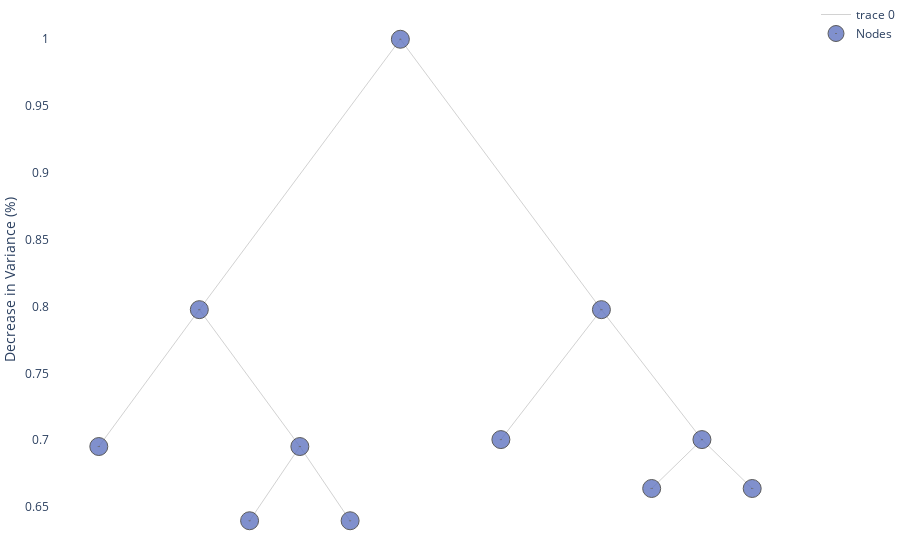

The notebook cell this image was saved under:
### Code cell
alpha, pruned_table = tree.pruning(features_test, n_features_test, y_test, table = True, html = False, graph_results = True, visual_pruning = True)

### Figure 1 — Plotly figure (JSON) as saved in the notebook; plotly's stock layout.template omitted (floating-point values rounded to 4 significant figures)
{"data": [{"hoverinfo": "none", "line": {"color": "rgb(210,210,210)", "width": 1}, "mode": "lines", "type": "scatter", "x": [0, -2, null, 0, 2, null, -2, -3, null, -2, -1, null, 2, 1, null, 2, 3, null, -1, -1.5, null, -1, -0.5, null, 3, 2.5, null, 3, 3.5, null], "y": [1, 0.7977, null, 1, 0.7977, null, 0.7977, 0.6953, null, 0.7977, 0.6953, null, 0.7977, 0.7005, null, 0.7977, 0.7005, null, 0.6953, 0.6398, null, 0.6953, 0.6398, null, 0.7005, 0.6639, null, 0.7005, 0.6639, null]}, {"hoverinfo": "text", "marker": {"color": "#6175c1", "line": {"color": "rgb(50,50,50)", "width": 1}, "size": 18, "symbol": "circle-dot"}, "mode": "markers", "name": "Nodes", "opacity": 0.8, "text": ["n10, None, Bin Value: 66.78, between_variance : 40133.44, Samples : 9", "n15, None, Bin Value: 133.93, between_variance : 269072.07, Samples : 15", "n1, CompPrice>127.5, Bin Value: 115.78, between_variance : 3753078.18, Samples : 280", "n2, Sales>7.55, Bin Value: 106.73, between_variance : 1845333.95, Samples : 162", "n4, Age>53.5, Bin Value: 115.71, between_variance : 1191559.6, Samples : 89", "n5, CompPrice>99.0, Bin Value: 95.78, between_variance : 669699.51, Samples : 73", "n11, Sales>10.63, Bin Value: 99.86, between_variance : 638201.27, Samples : 64", "n3, Sales>7.56, Bin Value: 128.19, between_variance : 1939204.48, Samples : 118", "n6, CompPrice>135.5, Bin Value: 139.71, between_variance : 1132044.98, Samples : 58", "n7, CompPrice>146.5, Bin Value: 117.07, between_variance : 822276.27, Samples : 60", "n14, Sales>11.88, Bin Value: 111.44, between_variance : 558893.89, Samples : 45"], "type": "scatter", "x": [-1.5, 3.5, 0, -2, -3, -1, -0.5, 2, 1, 3, 2.5], "y": [0.6398, 0.6639, 1, 0.7977, 0.6953, 0.6953, 0.6398, 0.7977, 0.7005, 0.7005, 0.6639]}], "layout": {"margin": {"b": 0, "l": 0, "r": 0, "t": 0}, "plot_bgcolor": "rgba(0, 0, 0, 0)", "xaxis": {"showticklabels": false, "visible": false}, "yaxis": {"title": {"text": "Decrease in Variance (%)"}}}}
